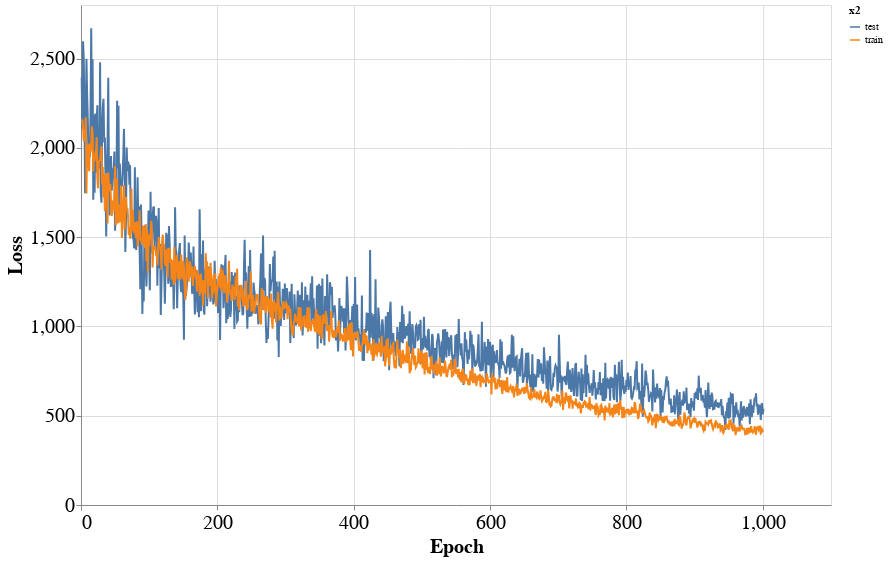

The cell this chart's notebook holds for it:
### Code cell
# Plot training progress
test_set = trainer.history["elbo_test_set"]
test_set = hcat(test_set, repeat(["test"], size(test_set,1)))
train_set = trainer.history["elbo_train_set"]
train_set = hcat(train_set, repeat(["train"], size(train_set,1)))
combined = vcat(test_set, train_set)
x_dat = vcat(collect(1:size(train_set,1)),collect(1:size(train_set,1)))
train_plot = DataFrame(hcat(combined,x_dat), :auto)

p = train_plot |>
@vlplot(
    width=750,
    height=500,
    :line, 
    x={"x3:q", title="Epoch", axis={titleFontSize=20, labelFontSize=20, tickCount=5}}, 
    y={"x1:q", title="Loss", axis={titleFontSize=20, labelFontSize=20, tickCount=5}},
    color={:x2}
)

### Figure 1 — Vega-Lite specification as saved in the notebook (floating-point values rounded to 4 significant figures; data arrays with more than 128 entries replaced by an {"elided": "..."} marker saying what was removed)
{"data": {"values": {"elided": "2002 records"}}, "encoding": {"color": {"field": "x2"}, "x": {"axis": {"labelFontSize": 20, "tickCount": 5, "titleFontSize": 20}, "field": "x3", "title": "Epoch", "type": "quantitative"}, "y": {"axis": {"labelFontSize": 20, "tickCount": 5, "titleFontSize": 20}, "field": "x1", "title": "Loss", "type": "quantitative"}}, "height": 500, "mark": "line", "width": 750}
